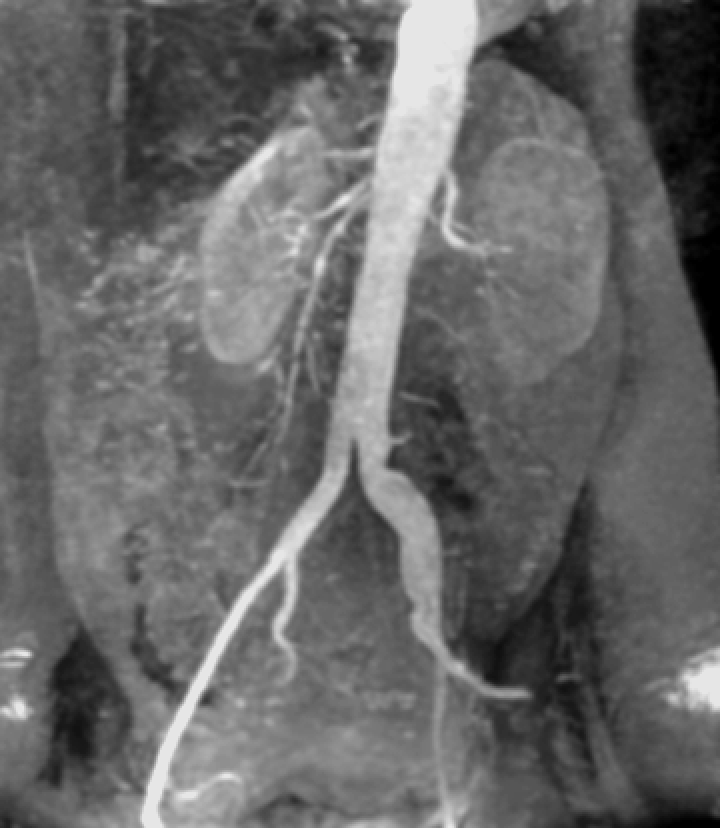
#> input picture Lab Assignment 3/Fig0312(a)(kidney)/Fig0312(a)(kidney).tif, 720 x 828 px
$ python kidney.py
#> lines starting #> are read from the running program, lines starting #| are printed output that depends on the picture
from PIL import Image
import numpy as np
import matplotlib.pyplot as plt
import os

script_dir = os.path.dirname(os.path.abspath(__file__))
img_path = os.path.join(script_dir, "Fig0312(a)(kidney).tif")

img = Image.open(img_path).convert("L")
#> img is the input picture: PIL image 720x828 L; min 0, max 230, mean 103.5
img = np.array(img, dtype=np.uint8)

L = 256

A_high = 180
B_high = 255

slice_without_bg = np.zeros_like(img)
slice_without_bg[(img >= A_high) & (img <= B_high)] = L - 1

A_low = 40
B_low = 120

slice_with_bg = img.copy()
slice_with_bg[(img >= A_low) & (img <= B_low)] = L - 1
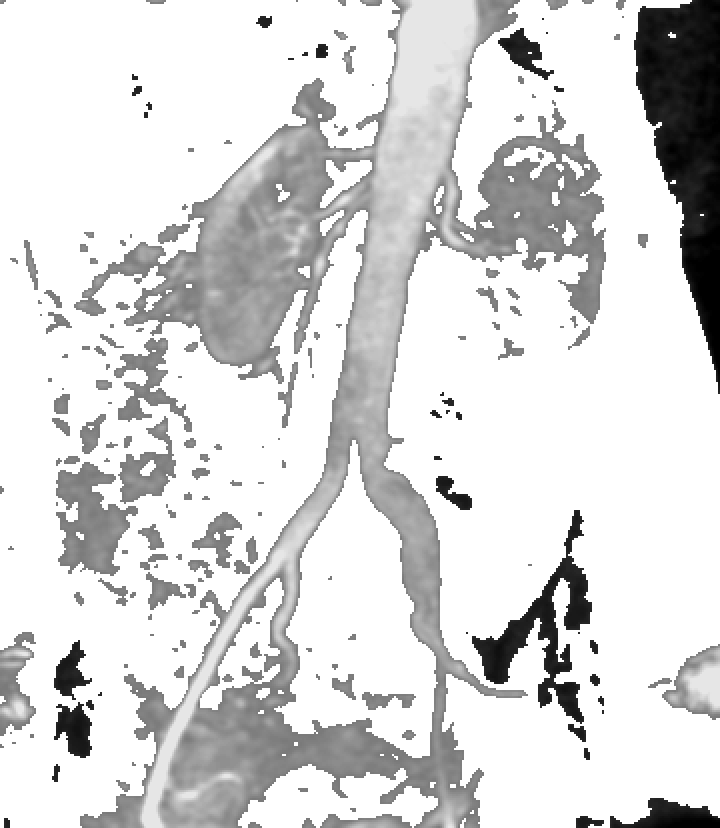
#> slice_with_bg: shape (828, 720); min 0, max 255, mean 216

plt.figure(figsize=(12,4))

plt.subplot(1,3,1)
plt.title("(a) Original Aortic Angiogram")
plt.imshow(img, cmap='gray')
plt.axis('off')

plt.subplot(1,3,2)
plt.title("(b) Slicing without Background")
plt.imshow(slice_without_bg, cmap='gray')
plt.axis('off')

plt.subplot(1,3,3)
plt.title("(c) Slicing with Background Preserved")
plt.imshow(slice_with_bg, cmap='gray')
plt.axis('off')

plt.tight_layout()
plt.show()
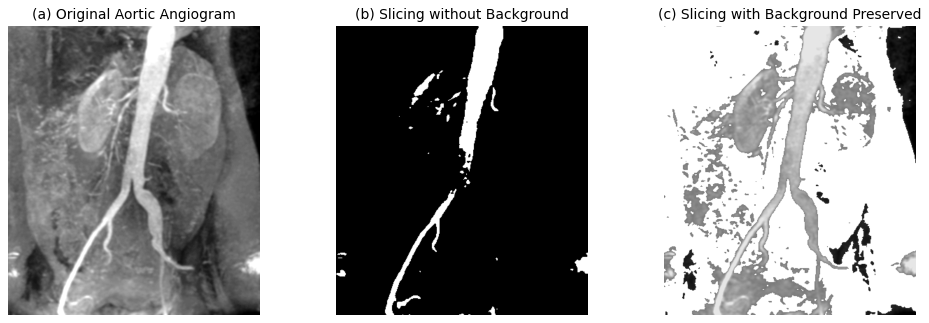
#> figure drawn by matplotlib, 3 panels
